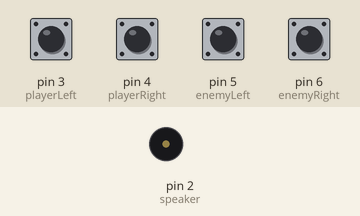
Simulated run of this sketch. Board: Arduino Uno, built with avr-gcc and run on an emulated ATmega328P. Shown: buzzer (waves = sounding). Inputs (shaded band) come from the test bench; at power-on: pin 3 (playerLeft), pin 4 (playerRight), pin 5 (enemyLeft), pin 6 (enemyRight) LOW.

Above: at 2.4 s.
At 27.8 s:
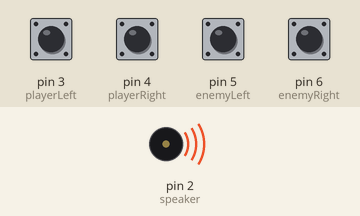
Timing chart, 0 to 42.3 s (numbered marks = the images above):
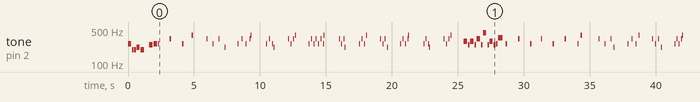

The sketch:

PongMatrix.ino
```cpp
#include "pitches.h"

//Pin connected to ST_CP of 74HC595
int rowLatchPin = 8;
int colLatchPin = 7;
//Pin connected to SH_CP of 74HC595
int clockPin = 12;
////Pin connected to DS of 74HC595
int rowPin = 11;
int colPin = 10;

int playerLeft = 3;
int playerRight = 4;
bool pLeft = false;
bool pRight = false;

int enemyLeft = 5;
int enemyRight = 6;
bool eLeft = false;
bool eRight = false;

int speaker = 2;

int enablePin = 9;

int width = 5;
int height = 14;

bool state[5][14];
int counter = 0;

int playerX, playerY = 0;

int enemyX = 0;
int enemyY = 13;

int ballX = 7;
int ballY = 2;
int velocityX = 1;
int velocityY = 1;

int playerScore = 0;
int enemyScore = 0;

// notes in the melody:
int melody[] = {
  NOTE_C4, NOTE_G3, NOTE_G3, NOTE_A3, NOTE_G3, 0, NOTE_B3, NOTE_C4
};

int winning[] = {
  NOTE_E4,NOTE_E4,NOTE_E4,NOTE_C4,NOTE_E4 ,NOTE_G4,NOTE_G3
};

int winningDurations[] = {
  8,4,4,8,4,2,2,
};

int winning2[] = {
  NOTE_D4,NOTE_B3,NOTE_D4,NOTE_B3,NOTE_E4 ,NOTE_B3,NOTE_A4 ,NOTE_B3, NOTE_D4 ,NOTE_B3, NOTE_C4, NOTE_F4,
};

int winningDurations2[] = {
  4,8,4,8,4,8,4,8,4,8,8,3
};

// note durations: 4 = quarter note, 8 = eighth note, etc.:
int noteDurations[] = {
  4, 8, 8, 4, 4, 4, 4, 4
};

void setup() {
  //set pins to output because they are addressed in the main loop
  pinMode(rowLatchPin, OUTPUT);
  pinMode(colLatchPin, OUTPUT);
  pinMode(enablePin, OUTPUT);
  pinMode(rowPin, OUTPUT);
  pinMode(colPin, OUTPUT);
  pinMode(clockPin, OUTPUT);
  pinMode(playerLeft, INPUT);
  pinMode(playerRight, INPUT);
  pinMode(enemyLeft, INPUT);
  pinMode(enemyRight, INPUT);
  digitalWrite(enablePin, 0);

  PlayTune(melody, noteDurations, 8);
}

void loop() {
  state[playerX][playerY] = false;
  state[enemyX][enemyY] = false;
  state[ballX][ballY] = false;

  if(digitalRead(playerLeft) == 1 && pLeft == false) {
      playerX--;
      if(playerX < 0) {
        playerX = 0;
      }
      pLeft = true;
    } else if(digitalRead(playerLeft) == 0) {
      pLeft = false;
    }
    if(digitalRead(playerRight) == 1 && pRight == false ) {
      playerX++;
      if(playerX >= width) {
        playerX = width - 1;
      }
      pRight = true;
    } else if(digitalRead(playerRight) == 0) {
      pRight = false;
    }

  if(digitalRead(enemyLeft) == 1 && eLeft == false) {
      enemyX--;
      if(enemyX < 0) {
        enemyX = 0;
      }
      eLeft = true;
    } else if(digitalRead(enemyLeft) == 0) {
      eLeft = false;
    }
    if(digitalRead(enemyRight) == 1 && eRight == false ) {
      enemyX++;
      if(enemyX >= width) {
        enemyX = width - 1;
      }
      eRight = true;
    } else if(digitalRead(enemyRight) == 0) {
      eRight = false;
    }

  //Movement code
  int duration = max((100 / (playerScore + enemyScore + 1)), 20) ;
  if(counter % duration == 0) {
    if( (ballX == playerX && ballY == playerY) || (ballX == enemyX && ballY == enemyY) )
    {
      velocityY *= -1;
      //ballY += velocityY;
      tone(speaker, NOTE_C5 , duration);
    }
    ballX += velocityX;
    ballY += velocityY;
    if(ballY >= height){
      ballY = height - 2;
      velocityY *= -1;
      playerScore++;
      tone(speaker, NOTE_G4 , duration);
      Score(true);

    } else if(ballY < 0){
      ballY = 1;
      velocityY *= -1;
      enemyScore++;
      tone(speaker, NOTE_A3 , duration);
      Score(false);
    }
    if(ballX >= width){
      ballX = width - 2;
      velocityX *= -1;
      tone(speaker, NOTE_C4 , duration);
    } else if(ballX < 0){
      ballX = 1;
      velocityX *= -1;
      tone(speaker, NOTE_E4 , duration);
    }
  }

  if(playerScore > 6) {
    PlayTune(winning2, winningDurations2, 12);
    playerScore = 0;
    enemyScore = 0;

  }
  else if(enemyScore > 6){
    PlayTune(winning, winningDurations, 7);
    playerScore = 0;
    enemyScore = 0;
  }

  //Re adjust the state with the updated positions
  state[playerX][playerY] = true;
  state[enemyX][enemyY] = true;
  state[ballX][ballY] = true;
  printState();
  counter++;
}

void PlayTune(int melody[], int noteDurations[], int totalNotes)
{
 for (int thisNote = 0; thisNote < totalNotes; thisNote++) {

    // to calculate the note duration, take one second
    // divided by the note type.
    //e.g. quarter note = 1000 / 4, eighth note = 1000/8, etc.
    int noteDuration = 1000 / noteDurations[thisNote];
    tone(speaker, melody[thisNote], noteDuration);

    // to distinguish the notes, set a minimum time between them.
    // the note's duration + 30% seems to work well:
    int pauseBetweenNotes = noteDuration * 1.30;
    int ping = round(map(melody[thisNote],180, 450, 0, height));
    turnOnLed(2, ping);
    delay(pauseBetweenNotes);
    // stop the tone playing:
    noTone(speaker);
  }
}

void printState() {
  for(int x = 0; x < width; x++)
  {
    for(int y = 0; y < height; y++)
    {
      if(state[x][y] == true)
      {
         turnOnLed(x,y);
      }
    }
  }
}

void Score(bool bottom){

  scoreAnimation(bottom);
  delay(200);
  clearRegisters();
  delay(100);
  scoreAnimation(bottom);
  delay(400);
  clearRegisters();
  delay(100);
  scoreAnimation(bottom);
  delay(200);
}

void scoreAnimation(bool bottom)
{
  clearRegisters();
  digitalWrite(enablePin, 1);
  for(int i = 0; i < width; i += 2) {
      digitalWrite(colPin, 1);
      pulseClock(colLatchPin);
      digitalWrite(colPin, 0);
      pulseClock(colLatchPin);
  }

  if(bottom == true) {
   for(int i = 0; i <= playerScore; i++) {
    digitalWrite(rowPin, 1);
    pulseClock(rowLatchPin);
   }
   for(int i = 0; i <=  height - playerScore; i++) {
    digitalWrite(rowPin, 0);
    pulseClock(rowLatchPin);
   }
  }
  else{
    for(int i = 0; i <= enemyScore; i++) {
      digitalWrite(rowPin, 1);
      pulseClock(rowLatchPin);
    }
  }
  digitalWrite(enablePin, 0);
}

void turnOnLed(int x,int y)
{
  //Clear the registers first.
  clearRegisters();
  //Get the value ready to go
  digitalWrite(colPin, 1);
  digitalWrite(enablePin, 1);
  pulseClock(colLatchPin);
  //Now that the value will be in the first position, move it to the correct position
  for(int i = 0; i < x; i++)
  {
    digitalWrite(colPin, 0);
    pulseClock(colLatchPin);
  }

  //Do the same thing for the rows
  digitalWrite(rowPin, 1);
  pulseClock(rowLatchPin);
  //Now that the value will be in the first position, move it to the correct position
  for(int i = 0; i <= y; i++)
  {
    digitalWrite(rowPin, 0);
    pulseClock(rowLatchPin);
  }
  digitalWrite(enablePin, 0);

}

void pulseClock()
{
  digitalWrite(rowLatchPin, 0);
  digitalWrite(colLatchPin, 0);
  digitalWrite(clockPin, 0);
  //delay(1);
  digitalWrite(clockPin, 1);
  digitalWrite(rowLatchPin, 1);
  digitalWrite(colLatchPin, 1);
}

void pulseClock(int latchPin)
{
  digitalWrite(latchPin, 0);
  digitalWrite(clockPin, 0);
  //delay(1);
  digitalWrite(clockPin, 1);
  digitalWrite(latchPin, 1);
}

void pulseClock(int latchPin, int otherLatchPin)
{
  digitalWrite(latchPin, 0);
  digitalWrite(otherLatchPin, 0);
  digitalWrite(clockPin, 0);
  //delay(1);
  digitalWrite(clockPin, 1);
  digitalWrite(latchPin, 0);
  digitalWrite(otherLatchPin, 1);
}

void clearRegisters()
{
  digitalWrite(enablePin, 1);
  for(int i  = 0; i <= height; i++) {
    digitalWrite(rowPin, 0);
    digitalWrite(colPin, 0);
    pulseClock();
  }
  digitalWrite(enablePin, 0);
}
```

pitches.h
```cpp
/*************************************************
 * Public Constants
 *************************************************/

#define NOTE_B0  31
#define NOTE_C1  33
#define NOTE_CS1 35
#define NOTE_D1  37
#define NOTE_DS1 39
#define NOTE_E1  41
#define NOTE_F1  44
#define NOTE_FS1 46
#define NOTE_G1  49
#define NOTE_GS1 52
#define NOTE_A1  55
#define NOTE_AS1 58
#define NOTE_B1  62
#define NOTE_C2  65
#define NOTE_CS2 69
#define NOTE_D2  73
#define NOTE_DS2 78
#define NOTE_E2  82
#define NOTE_F2  87
#define NOTE_FS2 93
#define NOTE_G2  98
#define NOTE_GS2 104
#define NOTE_A2  110
#define NOTE_AS2 117
#define NOTE_B2  123
#define NOTE_C3  131
#define NOTE_CS3 139
#define NOTE_D3  147
#define NOTE_DS3 156
#define NOTE_E3  165
#define NOTE_F3  175
#define NOTE_FS3 185
#define NOTE_G3  196
#define NOTE_GS3 208
#define NOTE_A3  220
#define NOTE_AS3 233
#define NOTE_B3  247
#define NOTE_C4  262
#define NOTE_CS4 277
#define NOTE_D4  294
#define NOTE_DS4 311
#define NOTE_E4  330
#define NOTE_F4  349
#define NOTE_FS4 370
#define NOTE_G4  392
#define NOTE_GS4 415
#define NOTE_A4  440
#define NOTE_AS4 466
#define NOTE_B4  494
#define NOTE_C5  523
#define NOTE_CS5 554
#define NOTE_D5  587
#define NOTE_DS5 622
#define NOTE_E5  659
#define NOTE_F5  698
#define NOTE_FS5 740
#define NOTE_G5  784
#define NOTE_GS5 831
#define NOTE_A5  880
#define NOTE_AS5 932
#define NOTE_B5  988
#define NOTE_C6  1047
#define NOTE_CS6 1109
#define NOTE_D6  1175
#define NOTE_DS6 1245
#define NOTE_E6  1319
#define NOTE_F6  1397
#define NOTE_FS6 1480
#define NOTE_G6  1568
#define NOTE_GS6 1661
#define NOTE_A6  1760
#define NOTE_AS6 1865
#define NOTE_B6  1976
#define NOTE_C7  2093
#define NOTE_CS7 2217
#define NOTE_D7  2349
#define NOTE_DS7 2489
#define NOTE_E7  2637
#define NOTE_F7  2794
#define NOTE_FS7 2960
#define NOTE_G7  3136
#define NOTE_GS7 3322
#define NOTE_A7  3520
#define NOTE_AS7 3729
#define NOTE_B7  3951
#define NOTE_C8  4186
#define NOTE_CS8 4435
#define NOTE_D8  4699
#define NOTE_DS8 4978
```

Measured:
- by itself, tone on pin 2 (speaker): plays 262 Hz for 0.25 s, 196 Hz for 0.13 s, 196 Hz for 0.13 s, 220 Hz for 0.25 s, 196 Hz for 0.25 s, 247 Hz for 0.25 s … (98 notes in this stretch)
